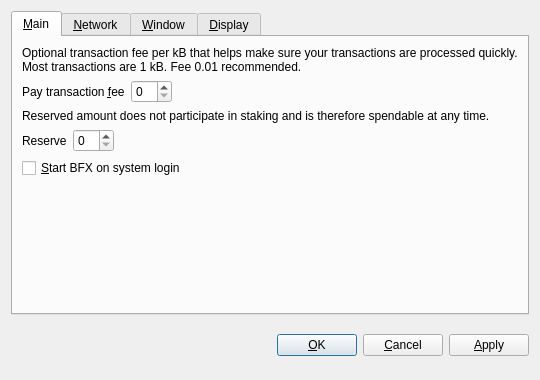
<?xml version="1.0" encoding="UTF-8"?>
<ui version="4.0">
 <class>OptionsDialog</class>
 <widget class="QDialog" name="OptionsDialog">
  <property name="geometry">
   <rect>
    <x>0</x>
    <y>0</y>
    <width>540</width>
    <height>380</height>
   </rect>
  </property>
  <property name="windowTitle">
   <string>Options</string>
  </property>
  <property name="styleSheet">
   <string notr="true">background-image: url(:/images/bkg2);
background-image: url(:/images/gr);</string>
  </property>
  <property name="modal">
   <bool>true</bool>
  </property>
  <layout class="QVBoxLayout" name="verticalLayout">
   <item>
    <widget class="QTabWidget" name="tabWidget">
     <property name="tabPosition">
      <enum>QTabWidget::North</enum>
     </property>
     <property name="currentIndex">
      <number>0</number>
     </property>
     <widget class="QWidget" name="tabMain">
      <attribute name="title">
       <string>&amp;Main</string>
      </attribute>
      <layout class="QVBoxLayout" name="verticalLayout_Main">
       <item>
        <widget class="QLabel" name="transactionFeeInfoLabel">
         <property name="text">
          <string>Optional transaction fee per kB that helps make sure your transactions are processed quickly. Most transactions are 1 kB. Fee 0.01 recommended.</string>
         </property>
         <property name="textFormat">
          <enum>Qt::PlainText</enum>
         </property>
         <property name="wordWrap">
          <bool>true</bool>
         </property>
        </widget>
       </item>
       <item>
        <layout class="QHBoxLayout" name="horizontalLayoutFee">
         <item>
          <widget class="QLabel" name="transactionFeeLabel">
           <property name="text">
            <string>Pay transaction &amp;fee</string>
           </property>
           <property name="textFormat">
            <enum>Qt::PlainText</enum>
           </property>
           <property name="buddy">
            <cstring>transactionFee</cstring>
           </property>
          </widget>
         </item>
         <item>
          <widget class="BitcoinAmountField" name="transactionFee"/>
         </item>
         <item>
          <spacer name="horizontalSpacerFee">
           <property name="orientation">
            <enum>Qt::Horizontal</enum>
           </property>
           <property name="sizeHint" stdset="0">
            <size>
             <width>40</width>
             <height>20</height>
            </size>
           </property>
          </spacer>
         </item>
        </layout>
       </item>
       <item>
        <widget class="QLabel" name="reserveBalanceInfoLabel">
         <property name="text">
          <string>Reserved amount does not participate in staking and is therefore spendable at any time.</string>
         </property>
         <property name="textFormat">
          <enum>Qt::PlainText</enum>
         </property>
         <property name="wordWrap">
          <bool>true</bool>
         </property>
        </widget>
       </item>
       <item>
        <layout class="QHBoxLayout" name="horizontalLayoutReserveBalance">
         <item>
          <widget class="QLabel" name="reserveBalanceLabel">
           <property name="text">
            <string>Reserve</string>
           </property>
           <property name="textFormat">
            <enum>Qt::PlainText</enum>
           </property>
           <property name="buddy">
            <cstring>reserveBalance</cstring>
           </property>
          </widget>
         </item>
         <item>
          <widget class="BitcoinAmountField" name="reserveBalance"/>
         </item>
         <item>
          <spacer name="horizontalSpacerReserveBalance">
           <property name="orientation">
            <enum>Qt::Horizontal</enum>
           </property>
           <property name="sizeHint" stdset="0">
            <size>
             <width>40</width>
             <height>20</height>
            </size>
           </property>
          </spacer>
         </item>
        </layout>
       </item>
       <item>
        <widget class="QCheckBox" name="bitcoinAtStartup">
         <property name="toolTip">
          <string>Automatically start BFX after logging in to the system.</string>
         </property>
         <property name="text">
          <string>&amp;Start BFX on system login</string>
         </property>
        </widget>
       </item>
       <item>
        <spacer name="verticalSpacer_Main">
         <property name="orientation">
          <enum>Qt::Vertical</enum>
         </property>
         <property name="sizeHint" stdset="0">
          <size>
           <width>20</width>
           <height>40</height>
          </size>
         </property>
        </spacer>
       </item>
      </layout>
     </widget>
     <widget class="QWidget" name="tabNetwork">
      <attribute name="title">
       <string>&amp;Network</string>
      </attribute>
      <layout class="QVBoxLayout" name="verticalLayout_Network">
       <item>
        <widget class="QCheckBox" name="mapPortUpnp">
         <property name="toolTip">
          <string>Automatically open the BFX client port on the router. This only works when your router supports UPnP and it is enabled.</string>
         </property>
         <property name="text">
          <string>Map port using &amp;UPnP</string>
         </property>
        </widget>
       </item>
       <item>
        <widget class="QCheckBox" name="connectSocks">
         <property name="toolTip">
          <string>Connect to the BFX network through a SOCKS proxy (e.g. when connecting through Tor).</string>
         </property>
         <property name="text">
          <string>&amp;Connect through SOCKS proxy:</string>
         </property>
        </widget>
       </item>
       <item>
        <layout class="QHBoxLayout" name="horizontalLayout_Network">
         <item>
          <widget class="QLabel" name="proxyIpLabel">
           <property name="text">
            <string>Proxy &amp;IP:</string>
           </property>
           <property name="textFormat">
            <enum>Qt::PlainText</enum>
           </property>
           <property name="buddy">
            <cstring>proxyIp</cstring>
           </property>
          </widget>
         </item>
         <item>
          <widget class="QValidatedLineEdit" name="proxyIp">
           <property name="maximumSize">
            <size>
             <width>140</width>
             <height>16777215</height>
            </size>
           </property>
           <property name="toolTip">
            <string>IP address of the proxy (e.g. 127.0.0.1)</string>
           </property>
          </widget>
         </item>
         <item>
          <widget class="QLabel" name="proxyPortLabel">
           <property name="text">
            <string>&amp;Port:</string>
           </property>
           <property name="textFormat">
            <enum>Qt::PlainText</enum>
           </property>
           <property name="buddy">
            <cstring>proxyPort</cstring>
           </property>
          </widget>
         </item>
         <item>
          <widget class="QLineEdit" name="proxyPort">
           <property name="maximumSize">
            <size>
             <width>55</width>
             <height>16777215</height>
            </size>
           </property>
           <property name="toolTip">
            <string>Port of the proxy (e.g. 9050)</string>
           </property>
          </widget>
         </item>
         <item>
          <widget class="QLabel" name="socksVersionLabel">
           <property name="text">
            <string>SOCKS &amp;Version:</string>
           </property>
           <property name="textFormat">
            <enum>Qt::PlainText</enum>
           </property>
           <property name="buddy">
            <cstring>socksVersion</cstring>
           </property>
          </widget>
         </item>
         <item>
          <widget class="QValueComboBox" name="socksVersion">
           <property name="toolTip">
            <string>SOCKS version of the proxy (e.g. 5)</string>
           </property>
          </widget>
         </item>
         <item>
          <spacer name="horizontalSpacer_Network">
           <property name="orientation">
            <enum>Qt::Horizontal</enum>
           </property>
           <property name="sizeHint" stdset="0">
            <size>
             <width>40</width>
             <height>20</height>
            </size>
           </property>
          </spacer>
         </item>
        </layout>
       </item>
       <item>
        <spacer name="verticalSpacer_Network">
         <property name="orientation">
          <enum>Qt::Vertical</enum>
         </property>
         <property name="sizeHint" stdset="0">
          <size>
           <width>20</width>
           <height>40</height>
          </size>
         </property>
        </spacer>
       </item>
      </layout>
     </widget>
     <widget class="QWidget" name="tabWindow">
      <attribute name="title">
       <string>&amp;Window</string>
      </attribute>
      <layout class="QVBoxLayout" name="verticalLayout_Window">
       <item>
        <widget class="QCheckBox" name="minimizeToTray">
         <property name="toolTip">
          <string>Show only a tray icon after minimizing the window.</string>
         </property>
         <property name="text">
          <string>&amp;Minimize to the tray instead of the taskbar</string>
         </property>
        </widget>
       </item>
       <item>
        <widget class="QCheckBox" name="minimizeOnClose">
         <property name="toolTip">
          <string>Minimize instead of exit the application when the window is closed. When this option is enabled, the application will be closed only after selecting Quit in the menu.</string>
         </property>
         <property name="text">
          <string>M&amp;inimize on close</string>
         </property>
        </widget>
       </item>
       <item>
        <spacer name="verticalSpacer_Window">
         <property name="orientation">
          <enum>Qt::Vertical</enum>
         </property>
         <property name="sizeHint" stdset="0">
          <size>
           <width>20</width>
           <height>40</height>
          </size>
         </property>
        </spacer>
       </item>
      </layout>
     </widget>
     <widget class="QWidget" name="tabDisplay">
      <attribute name="title">
       <string>&amp;Display</string>
      </attribute>
      <layout class="QVBoxLayout" name="verticalLayout_Display">
       <item>
        <layout class="QHBoxLayout" name="horizontalLayout_1_Display">
         <item>
          <widget class="QLabel" name="langLabel">
           <property name="text">
            <string>User Interface &amp;language:</string>
           </property>
           <property name="textFormat">
            <enum>Qt::PlainText</enum>
           </property>
           <property name="buddy">
            <cstring>lang</cstring>
           </property>
          </widget>
         </item>
         <item>
          <widget class="QValueComboBox" name="lang">
           <property name="toolTip">
            <string>The user interface language can be set here. This setting will take effect after restarting BFX.</string>
           </property>
          </widget>
         </item>
        </layout>
       </item>
       <item>
        <layout class="QHBoxLayout" name="horizontalLayout_2_Display">
         <item>
          <widget class="QLabel" name="unitLabel">
           <property name="text">
            <string>&amp;Unit to show amounts in:</string>
           </property>
           <property name="textFormat">
            <enum>Qt::PlainText</enum>
           </property>
           <property name="buddy">
            <cstring>unit</cstring>
           </property>
          </widget>
         </item>
         <item>
          <widget class="QValueComboBox" name="unit">
           <property name="toolTip">
            <string>Choose the default subdivision unit to show in the interface and when sending tokens.</string>
           </property>
          </widget>
         </item>
        </layout>
       </item>
       <item>
        <widget class="QCheckBox" name="displayAddresses">
         <property name="toolTip">
          <string>Whether to show BFX addresses in the transaction list or not.</string>
         </property>
         <property name="text">
          <string>&amp;Display addresses in transaction list</string>
         </property>
        </widget>
       </item>
       <item>
        <widget class="QCheckBox" name="coinControlFeatures">
         <property name="toolTip">
          <string>Whether to show coin control features or not.</string>
         </property>
         <property name="text">
          <string>Display coin &amp;control features (experts only!)</string>
         </property>
        </widget>
       </item>
       <item>
        <spacer name="verticalSpacer_Display">
         <property name="orientation">
          <enum>Qt::Vertical</enum>
         </property>
         <property name="sizeHint" stdset="0">
          <size>
           <width>20</width>
           <height>40</height>
          </size>
         </property>
        </spacer>
       </item>
      </layout>
     </widget>
    </widget>
   </item>
   <item>
    <layout class="QHBoxLayout" name="horizontalLayout_Buttons">
     <item>
      <spacer name="horizontalSpacer_1">
       <property name="orientation">
        <enum>Qt::Horizontal</enum>
       </property>
       <property name="sizeHint" stdset="0">
        <size>
         <width>40</width>
         <height>48</height>
        </size>
       </property>
      </spacer>
     </item>
     <item>
      <widget class="QLabel" name="statusLabel">
       <property name="font">
        <font>
         <weight>75</weight>
         <bold>true</bold>
        </font>
       </property>
       <property name="text">
        <string/>
       </property>
       <property name="textFormat">
        <enum>Qt::PlainText</enum>
       </property>
       <property name="wordWrap">
        <bool>true</bool>
       </property>
      </widget>
     </item>
     <item>
      <spacer name="horizontalSpacer_2">
       <property name="orientation">
        <enum>Qt::Horizontal</enum>
       </property>
       <property name="sizeHint" stdset="0">
        <size>
         <width>40</width>
         <height>48</height>
        </size>
       </property>
      </spacer>
     </item>
     <item>
      <widget class="QPushButton" name="okButton">
       <property name="text">
        <string>&amp;OK</string>
       </property>
      </widget>
     </item>
     <item>
      <widget class="QPushButton" name="cancelButton">
       <property name="text">
        <string>&amp;Cancel</string>
       </property>
       <property name="autoDefault">
        <bool>false</bool>
       </property>
      </widget>
     </item>
     <item>
      <widget class="QPushButton" name="applyButton">
       <property name="text">
        <string>&amp;Apply</string>
       </property>
       <property name="autoDefault">
        <bool>false</bool>
       </property>
      </widget>
     </item>
    </layout>
   </item>
  </layout>
 </widget>
 <customwidgets>
  <customwidget>
   <class>BitcoinAmountField</class>
   <extends>QSpinBox</extends>
   <header>bitcoinamountfield.h</header>
   <container>1</container>
  </customwidget>
  <customwidget>
   <class>QValidatedLineEdit</class>
   <extends>QLineEdit</extends>
   <header>qvalidatedlineedit.h</header>
  </customwidget>
  <customwidget>
   <class>QValueComboBox</class>
   <extends>QComboBox</extends>
   <header>qvaluecombobox.h</header>
  </customwidget>
 </customwidgets>
 <resources/>
 <connections/>
</ui>
